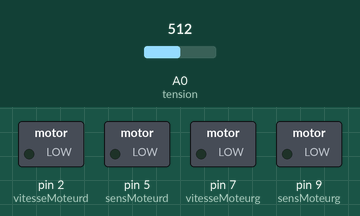
Simulated run of this sketch. Board: Arduino Uno, built with avr-gcc and run on an emulated ATmega328P. Shown: switched loads named in the sketch (green lamp = pin HIGH). Inputs (shaded band) come from the test bench; at power-on: A0 (tension) = 512.

Above: at 1.2 s.
1.3 s: A0 (tension) set to 0
At 1.6 s:
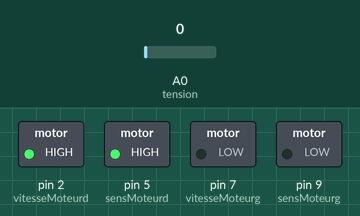
At 11.5 s:
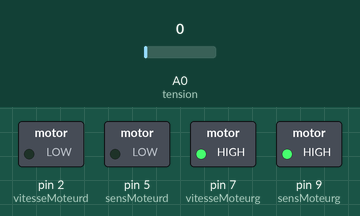
Timing chart, 0 to 12.6 s (numbered marks = the images above; inputs shaded):
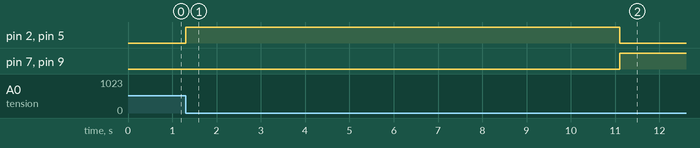

The sketch:

violet_bon.ino
```cpp
const int sensMoteurd=5; //  sens du moteur droit
const int vitesseMoteurd=2; //  vitesse du moteur droit
const int tension= A0;      // port analogique commande par fil
const int ultrason_av=10;
const int ultrason_ar=12;


const int sensMoteurg=9;    // sens du moteur gauche
const int vitesseMoteurg=7;  // vitesse du moteur gauche

const int AVANT=1; // gestion sens du moteur
const int ARRIERE=0; // gestion sens du  moteur


int vitesse=0;; // variable de vitesse
int valstart=0;      // Valeur analogique pour la commande par fil
int distance =0;
signed int i=60;         // contole vitesse prendre entre 0 et 92
long duree =0;

void setup()    // debut de la fonction setup()
{
  pinMode (sensMoteurd,OUTPUT); // Broche sensMoteurd configurée en sortie
  pinMode (vitesseMoteurd,OUTPUT); // Broche vitesseMoteurd configurée en sortie

  pinMode (sensMoteurg,OUTPUT); // Broche sensMoteurg configurée en sortie
  pinMode (vitesseMoteurg,OUTPUT); // Broche vitesseMoteurg configurée en sortie

  Serial.begin(9600);
}

void loop() // debut de la fonction loop()
{


  valstart=analogRead(tension);
  if(valstart==0)
  {
    vitesse=125;  // vitesse de base
    vitesse =vitesse + i; // vitesse roue droite
    analogWrite(vitesseMoteurd, vitesse); // génère une impulsion PWM sur la broche de vitesse du moteur
    digitalWrite(sensMoteurd,AVANT); // Marche avant

    vitesse = 127;    // vitesse de base
    vitesse=vitesse-i;  // vitesse roue gauche
    analogWrite(vitesseMoteurg, vitesse); // génère une impulsion PWM sur la broche de vitesse du moteur
    digitalWrite(sensMoteurg,ARRIERE); // Marche avant

    delay(1200);

    // -----------------------------------------------------------------------------------------------------
 //Rotation avant droite pour avancer
//----------------------------------------------------------------
     vitesse=127;  // vitesse de base
    vitesse =vitesse + i; // vitesse roue droite
    analogWrite(vitesseMoteurd, vitesse); // génère une impulsion PWM sur la broche de vitesse du moteur
    digitalWrite(sensMoteurd,AVANT); // Marche avant

    //vitesse = 127;    // vitesse de base
    //vitesse=vitesse-i;  // vitesse roue gauche
    analogWrite(vitesseMoteurg, 0); // génère une impulsion PWM sur la broche de vitesse du moteur
    //digitalWrite(sensMoteurg,ARRIERE); // Marche avant

    delay(2800);


  // ----------------------------------------------------------------------------------------------------
//   Marche avant  pour continuer
// ----------------------------------------------------------------------------------------------------


    vitesse=127;  // vitesse de base
    vitesse =vitesse + i; // vitesse roue droite
    analogWrite(vitesseMoteurd, vitesse); // génère une impulsion PWM sur la broche de vitesse du moteur
    digitalWrite(sensMoteurd,AVANT); // Marche avant

    vitesse = 128;    // vitesse de base
    vitesse=vitesse-i;  // vitesse roue gauche
    analogWrite(vitesseMoteurg, vitesse); // génère une impulsion PWM sur la broche de vitesse du moteur
    digitalWrite(sensMoteurg,ARRIERE); // Marche avant

    delay(1500);

   // -----------------------------------------------------------------------------------------------------
 //Rotation droite pour pousser le lingot
//----------------------------------------------------------------
     vitesse=127;  // vitesse de base
    vitesse =vitesse + i; // vitesse roue droite
    analogWrite(vitesseMoteurd, vitesse); // génère une impulsion PWM sur la broche de vitesse du moteur
    digitalWrite(sensMoteurd,AVANT); // Marche avant

    //vitesse = 127;    // vitesse de base
    //vitesse=vitesse-i;  // vitesse roue gauche
    analogWrite(vitesseMoteurg, 0); // génère une impulsion PWM sur la broche de vitesse du moteur
    //digitalWrite(sensMoteurg,ARRIERE); // Marche avant

    delay(2800);

   // ----------------------------------------------------------------------------------------------------
//   Marche avant pour pousser le lingot
// ----------------------------------------------------------------------------------------------------


    vitesse=127;  // vitesse de base
    vitesse =vitesse + i; // vitesse roue droite
    analogWrite(vitesseMoteurd, vitesse); // génère une impulsion PWM sur la broche de vitesse du moteur
    digitalWrite(sensMoteurd,AVANT); // Marche avant

    vitesse = 127;    // vitesse de base
    vitesse=vitesse-i;  // vitesse roue gauche
    analogWrite(vitesseMoteurg, vitesse); // génère une impulsion PWM sur la broche de vitesse du moteur
    digitalWrite(sensMoteurg,ARRIERE); // Marche avant

  delay(1500);

  //--------------------------------------------------------------
  //Marche arrière
  //----------------------------------------------------------
  vitesse=127;  // vitesse de base
    vitesse =vitesse + i; // vitesse roue droite
    analogWrite(vitesseMoteurg, vitesse); // génère une impulsion PWM sur la broche de vitesse du moteur
    digitalWrite(sensMoteurg,AVANT); // Marche avant

    vitesse = 127;    // vitesse de base
    vitesse=vitesse-i;  // vitesse roue gauche
    analogWrite(vitesseMoteurd, vitesse); // génère une impulsion PWM sur la broche de vitesse du moteur
    digitalWrite(sensMoteurd,ARRIERE); // Marche avant

  delay(1200);

  //------------------------------------------------------------
 // rotation  arrière quart de tour
 //-----------------------------------------------------------

    //vitesse=127;  // vitesse de base
    //vitesse =vitesse + i; // vitesse roue droite
    analogWrite(vitesseMoteurg, 255); // génère une impulsion PWM sur la broche de vitesse du moteur
    //digitalWrite(sensMoteurg,AVANT); // Marche avant

    vitesse = 127;    // vitesse de base
     vitesse=vitesse-i;  // vitesse roue gauche
    analogWrite(vitesseMoteurd, vitesse); // génère une impulsion PWM sur la broche de vitesse du moteur
    digitalWrite(sensMoteurd,ARRIERE); // Marche avant

    delay(2200);

 //-------------------------------------------------------------
 //Marche avant pour aller vers la 1er bouteille
 //-------------------------------------------------------------

     vitesse=125;  // vitesse de base
    vitesse =vitesse + i; // vitesse roue droite
    analogWrite(vitesseMoteurd, vitesse); // génère une impulsion PWM sur la broche de vitesse du moteur
    digitalWrite(sensMoteurd,AVANT); // Marche avant

    vitesse = 127;    // vitesse de base
    vitesse=vitesse-i;  // vitesse roue gauche
    analogWrite(vitesseMoteurg, vitesse); // génère une impulsion PWM sur la broche de vitesse du moteur
    digitalWrite(sensMoteurg,ARRIERE); // Marche avant
    delay(15000);

    /*

     //---------------------------------------------------------------
//marche arrière
//------------------------------------------------------------


    vitesse=127;  // vitesse de base
    vitesse =vitesse + i; // vitesse roue droite
    analogWrite(vitesseMoteurg, vitesse); // génère une impulsion PWM sur la broche de vitesse du moteur
    digitalWrite(sensMoteurg,AVANT); // Marche avant

    vitesse = 127;    // vitesse de base
    vitesse=vitesse-i;  // vitesse roue gauche
    analogWrite(vitesseMoteurd, vitesse); // génère une impulsion PWM sur la broche de vitesse du moteur
    digitalWrite(sensMoteurd,ARRIERE); // Marche avant


    delay(2000);

    //------------------------------------------------------------
 // rotation  arrière quart de tour
 //-----------------------------------------------------------

    //vitesse=127;  // vitesse de base
    //vitesse =vitesse + i; // vitesse roue droite
    analogWrite(vitesseMoteurg, 255); // génère une impulsion PWM sur la broche de vitesse du moteur
    //digitalWrite(sensMoteurg,AVANT); // Marche avant

    vitesse = 127;    // vitesse de base
     vitesse=vitesse-i;  // vitesse roue gauche
    analogWrite(vitesseMoteurd, vitesse); // génère une impulsion PWM sur la broche de vitesse du moteur
    digitalWrite(sensMoteurd,ARRIERE); // Marche avant

    delay(2200);

  // ----------------------------------------------------------------------------------------------------
//   Marche avant pour aller vers la 2eme bouteille
// ----------------------------------------------------------------------------------------------------


 long  k=0;
  while(k<=1200)
{

    vitesse=127;  // vitesse de base
    vitesse =vitesse + i; // vitesse roue droite
    analogWrite(vitesseMoteurd, vitesse); // génère une impulsion PWM sur la broche de vitesse du moteur
    digitalWrite(sensMoteurd,AVANT); // Marche avant

    vitesse = 128;    // vitesse de base
    vitesse=vitesse-i;  // vitesse roue gauche
    analogWrite(vitesseMoteurg, vitesse); // génère une impulsion PWM sur la broche de vitesse du moteur
    digitalWrite(sensMoteurg,ARRIERE); // Marche avant


      pinMode(ultrason_av, OUTPUT);
  digitalWrite(ultrason_av, LOW);
  delayMicroseconds(2);
  digitalWrite(ultrason_av, HIGH);
  delayMicroseconds(5);
  digitalWrite(ultrason_av, LOW);
  pinMode(ultrason_av, INPUT);
  duree = pulseIn(ultrason_av, HIGH);

  distance = duree/29/2;
  Serial.print(distance);

      if(distance<10)
   {
   vitesse =0;
   analogWrite(vitesseMoteurg, vitesse);
   vitesse = 255;
   analogWrite(vitesseMoteurd, vitesse);
   delay(1000);
   }
   k++;
}

delay(1000);
//------------------------------------------------------------
 // rotation  avant quart de tour
 //-----------------------------------------------------------

    //vitesse=127;  // vitesse de base
    //vitesse =vitesse + i; // vitesse roue droite
    analogWrite(vitesseMoteurd, 255); // génère une impulsion PWM sur la broche de vitesse du moteur
    //digitalWrite(sensMoteurd,AVANT); // Marche avant

    vitesse = 127;    // vitesse de base
    vitesse=vitesse-i;  // vitesse roue gauche
    analogWrite(vitesseMoteurg, vitesse); // génère une impulsion PWM sur la broche de vitesse du moteur
    digitalWrite(sensMoteurg,ARRIERE); // Marche avant

    delay(2200);

  // ----------------------------------------------------------------------------------------------------
//   Marche arrière  pour pousser la 2eme bouteille
// ----------------------------------------------------------------------------------------------------

    vitesse=127;  // vitesse de base
    vitesse =vitesse + i; // vitesse roue droite
    analogWrite(vitesseMoteurg, vitesse); // génère une impulsion PWM sur la broche de vitesse du moteur
    digitalWrite(sensMoteurg,AVANT); // Marche avant

    vitesse = 128;    // vitesse de base
    vitesse=vitesse-i;  // vitesse roue gauche
    analogWrite(vitesseMoteurd, vitesse); // génère une impulsion PWM sur la broche de vitesse du moteur
    digitalWrite(sensMoteurd,ARRIERE); // Marche avant

    delay(3000);

    //-------------------------------------------------
  //Marche avant après la 2ème btlle
  //--------------------------------------------

    k=0;
  while(k<=400)
{

    vitesse=127;  // vitesse de base
    vitesse =vitesse + i; // vitesse roue droite
    analogWrite(vitesseMoteurd, vitesse); // génère une impulsion PWM sur la broche de vitesse du moteur
    digitalWrite(sensMoteurd,AVANT); // Marche avant

    vitesse = 128;    // vitesse de base
    vitesse=vitesse-i;  // vitesse roue gauche
    analogWrite(vitesseMoteurg, vitesse); // génère une impulsion PWM sur la broche de vitesse du moteur
    digitalWrite(sensMoteurg,ARRIERE); // Marche avant


      pinMode(ultrason_av, OUTPUT);
  digitalWrite(ultrason_av, LOW);
  delayMicroseconds(2);
  digitalWrite(ultrason_av, HIGH);
  delayMicroseconds(5);
  digitalWrite(ultrason_av, LOW);
  pinMode(ultrason_av, INPUT);
  duree = pulseIn(ultrason_av, HIGH);

  distance = duree/29/2;
  Serial.print(distance);

      if(distance<10)
   {
   vitesse =0;
   analogWrite(vitesseMoteurg, vitesse);
   vitesse = 255;
   analogWrite(vitesseMoteurd, vitesse);
   delay(1000);
   }

}

  // -----------------------------------------------------------------------------------------------------
 //Rotation quart de tour avant gauche
//----------------------------------------------------------------
     //vitesse=127;  // vitesse de base
    //vitesse =vitesse + i; // vitesse roue droite
    analogWrite(vitesseMoteurd, 255); // génère une impulsion PWM sur la broche de vitesse du moteur
    //digitalWrite(sensMoteurd,AVANT); // Marche avant

    vitesse = 127;    // vitesse de base
    vitesse=vitesse-i;  // vitesse roue gauche
    analogWrite(vitesseMoteurg, vitesse); // génère une impulsion PWM sur la broche de vitesse du moteur
    digitalWrite(sensMoteurg,ARRIERE); // Marche avant

    delay(2200);


     // ----------------------------------------------------------------------------------------------------
//   Marche avant
// ----------------------------------------------------------------------------------------------------

   k=0;
  while(k<=1500)
{

    vitesse=127;  // vitesse de base
    vitesse =vitesse + i; // vitesse roue droite
    analogWrite(vitesseMoteurd, vitesse); // génère une impulsion PWM sur la broche de vitesse du moteur
    digitalWrite(sensMoteurd,AVANT); // Marche avant

    vitesse = 127;    // vitesse de base
    vitesse=vitesse-i;  // vitesse roue gauche
    analogWrite(vitesseMoteurg, vitesse); // génère une impulsion PWM sur la broche de vitesse du moteur
    digitalWrite(sensMoteurg,ARRIERE); // Marche avant


      pinMode(ultrason_av, OUTPUT);
  digitalWrite(ultrason_av, LOW);
  delayMicroseconds(2);
  digitalWrite(ultrason_av, HIGH);
  delayMicroseconds(5);
  digitalWrite(ultrason_av, LOW);
  pinMode(ultrason_av, INPUT);
  duree = pulseIn(ultrason_av, HIGH);

  distance = duree/29/2;
  Serial.print(distance);

      if(distance<10)
   {
   vitesse =0;
   analogWrite(vitesseMoteurg, vitesse);
   vitesse = 255;
   analogWrite(vitesseMoteurd, vitesse);
   delay(1000);
   }
   k++;
}

//------------------------------------------------------------
 // rotation  à droite  pour continuer
 //-----------------------------------------------------------


    vitesse=127;  // vitesse de base
    vitesse =vitesse + i; // vitesse roue droite
    analogWrite(vitesseMoteurd, vitesse); // génère une impulsion PWM sur la broche de vitesse du moteur
    digitalWrite(sensMoteurd,AVANT); // Marche avant

    //vitesse = 127;    // vitesse de base
    //vitesse=vitesse-i;  // vitesse roue gauche
    analogWrite(vitesseMoteurg, 0); // génère une impulsion PWM sur la broche de vitesse du moteur
    //digitalWrite(sensMoteurg,ARRIERE); // Marche avant

    delay(3200);

     // ----------------------------------------------------------------------------------------------------
//   Marche avant
// ----------------------------------------------------------------------------------------------------

   k=0;
  while(k<=500)
{

    vitesse=127;  // vitesse de base
    vitesse =vitesse + i; // vitesse roue droite
    analogWrite(vitesseMoteurd, vitesse); // génère une impulsion PWM sur la broche de vitesse du moteur
    digitalWrite(sensMoteurd,AVANT); // Marche avant

    vitesse = 127;    // vitesse de base
    vitesse=vitesse-i;  // vitesse roue gauche
    analogWrite(vitesseMoteurg, vitesse); // génère une impulsion PWM sur la broche de vitesse du moteur
    digitalWrite(sensMoteurg,ARRIERE); // Marche avant


      pinMode(ultrason_av, OUTPUT);
  digitalWrite(ultrason_av, LOW);
  delayMicroseconds(2);
  digitalWrite(ultrason_av, HIGH);
  delayMicroseconds(5);
  digitalWrite(ultrason_av, LOW);
  pinMode(ultrason_av, INPUT);
  duree = pulseIn(ultrason_av, HIGH);

  distance = duree/29/2;
  Serial.print(distance);

      if(distance<10)
   {
   vitesse =0;
   analogWrite(vitesseMoteurg, vitesse);
   vitesse = 255;
   analogWrite(vitesseMoteurd, vitesse);
   delay(1000);
   }
   k++;
}

    //------------------------------------------------------------
 // rotation  à gauche  pour terminer
 //-----------------------------------------------------------

    //vitesse=127;  // vitesse de base
    //vitesse =vitesse + i; // vitesse roue droite
    analogWrite(vitesseMoteurd, 255); // génère une impulsion PWM sur la broche de vitesse du moteur
    //digitalWrite(sensMoteurd,AVANT); // Marche avant

    vitesse = 127;    // vitesse de base
     vitesse=vitesse-i;  // vitesse roue gauche
    analogWrite(vitesseMoteurg, vitesse); // génère une impulsion PWM sur la broche de vitesse du moteur
    digitalWrite(sensMoteurg,ARRIERE); // Marche avant

    delay(3200);

     // ----------------------------------------------------------------------------------------------------
//   Marche avant  pour terminer
// ----------------------------------------------------------------------------------------------------

   k=0;
  while(k<=500)
{

    vitesse=127;  // vitesse de base
    vitesse =vitesse + i; // vitesse roue droite
    analogWrite(vitesseMoteurd, vitesse); // génère une impulsion PWM sur la broche de vitesse du moteur
    digitalWrite(sensMoteurd,AVANT); // Marche avant

    vitesse = 127;    // vitesse de base
    vitesse=vitesse-i;  // vitesse roue gauche
    analogWrite(vitesseMoteurg, vitesse); // génère une impulsion PWM sur la broche de vitesse du moteur
    digitalWrite(sensMoteurg,ARRIERE); // Marche avant


      pinMode(ultrason_av, OUTPUT);
  digitalWrite(ultrason_av, LOW);
  delayMicroseconds(2);
  digitalWrite(ultrason_av, HIGH);
  delayMicroseconds(5);
  digitalWrite(ultrason_av, LOW);
  pinMode(ultrason_av, INPUT);
  duree = pulseIn(ultrason_av, HIGH);

  distance = duree/29/2;
  Serial.print(distance);

      if(distance<10)
   {
   vitesse =0;
   analogWrite(vitesseMoteurg, vitesse);
   vitesse = 255;
   analogWrite(vitesseMoteurd, vitesse);
   delay(1000);
   }
   k++;
}
*/
   vitesse =0;
   analogWrite(vitesseMoteurg, vitesse);
   vitesse = 255;
   analogWrite(vitesseMoteurd, vitesse);
   delay(100000);
 }
}
```

Measured:
- after the input at 1.3 s, pin 2 (vitesseMoteurd), pin 5 (sensMoteurd): LOW → HIGH at once, → LOW 9.8 s later; pin 7 (vitesseMoteurg), pin 9 (sensMoteurg): LOW → HIGH after 9.8 s
